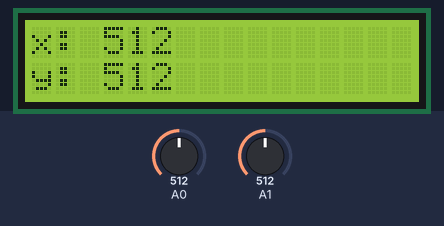
This sketch was run on a simulated Arduino Uno, built with avr-gcc and run on an emulated ATmega328P. Parts: 16×2 character LCD. Inputs (shaded band) come from the test bench; at power-on: A0 = 512, A1 = 512. What the sketch prints to the serial monitor is not drawn.

Above: at 1.2 s.
1.3 s: A0 set to 716
At 2.6 s:
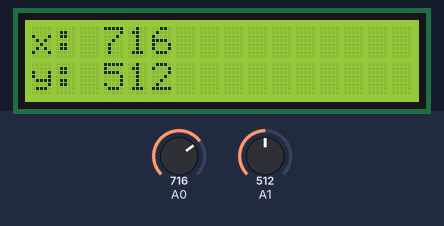
3.1 s: A1 set to 0
At 4.2 s:
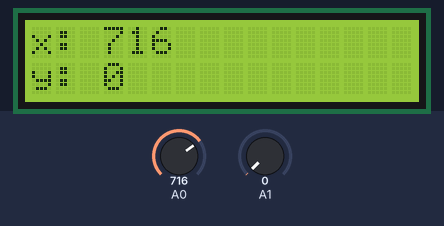
4.6 s: A1 set to 306
At 5.3 s:
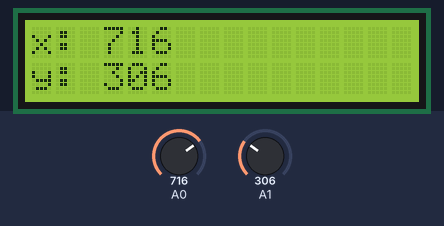
6.1 s: A0 set to 900
At 6.7 s:
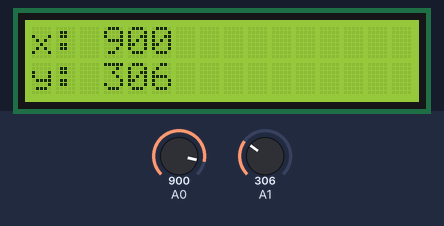
7.6 s: A0 set to 1023
At 8.1 s:
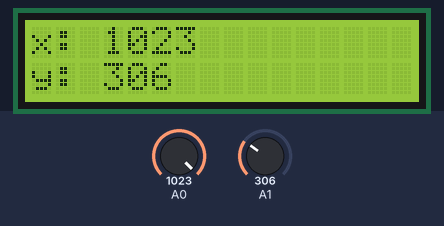
9.1 s: A1 set to 122
At 9.6 s:
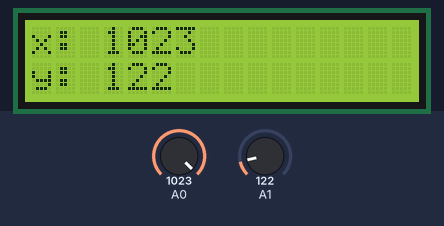
Timing chart, 0 to 11.7 s (numbered marks = the images above; inputs shaded):
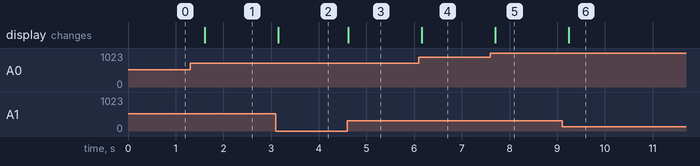

Measured:
- after the input at 1.3 s, the display: changes after 0.31 s (image 1)
- after the input at 3.1 s, the display: changes after 0.05 s (image 2)
- after the input at 4.6 s, the display: changes at once (image 3)
- after the input at 6.1 s, the display: changes after 0.06 s (image 4)
- after the input at 7.6 s, the display: changes after 0.10 s (image 5)
- after the input at 9.1 s, the display: changes after 0.14 s (image 6)

The sketch:

lcd.ino
```cpp
// include the library code:
#include <LiquidCrystal.h>

// initialize the library with the numbers of the interface pins
LiquidCrystal lcd(12, 11, 5, 4, 3, 2);

void setup() {
  lcd.begin(16, 2);
  Serial.begin(9600);
  lcd.clear();
  lcd.print("x: ");
  lcd.setCursor(0,1);
  lcd.print("y: ");
}

void printPadded(int x, int pad) {
  String sx = String(x);
  lcd.print(sx);
  for (int i = sx.length(); i < pad; ++i) {
    lcd.print(' ');
  }
}

void loop() {
  int x = analogRead(A0);
  int y = analogRead(A1);
  lcd.setCursor(3,0);
  printPadded(x,4);
  lcd.setCursor(3,1);
  printPadded(y,4);
  unsigned long t = millis();
  Serial.print('(');
  Serial.print(t);
  Serial.print(',');
  Serial.print(x);
  Serial.println(')');
  delay(y);
}
```
